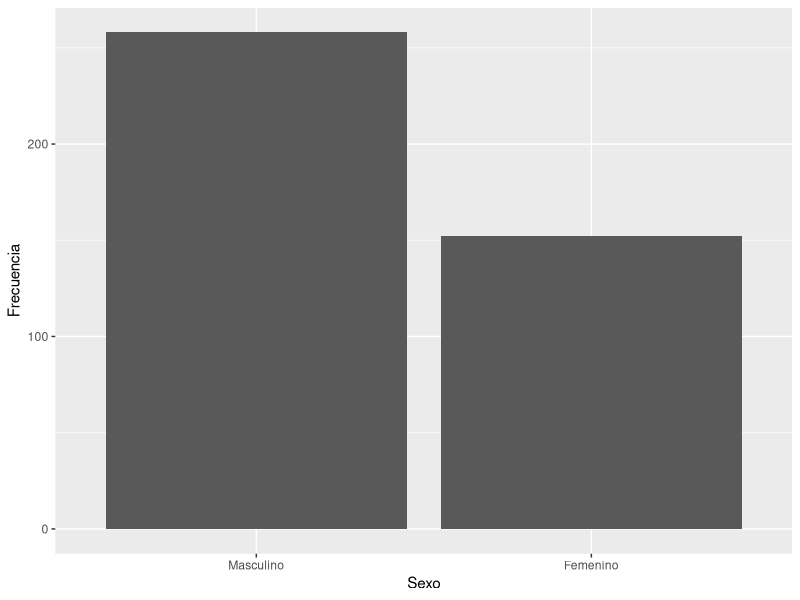
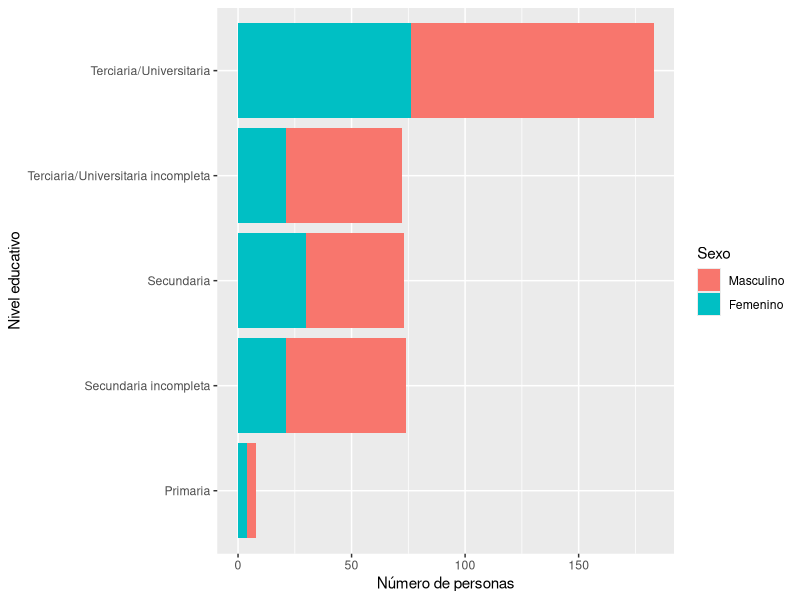

Write R code to recreate these figures, in order. (Note: this script raises an error after producing the figures.)
## ---- chunk 1
knitr::opts_chunk$set(echo = FALSE, fig.pos = 'hbpt')
## ---- chunk 2
### PREPARACIÓN DE LOS DATOS ###

library(tidyverse)
library(haven)
library(xtable)
library(lubridate)

datos <- read_dta("Datos/2011_2013panel.dta")

#Datos sobre: info general, cantidad de ocupados segun categorias   

gen_ocup <- datos %>% select(form, año, cp, ct, a22cargo, a4, a11a1, a11a2, a11a3,b1, starts_with("b2a", ignore.case = FALSE), starts_with("b2b", ignore.case = FALSE), starts_with("b3soc"))

#Datos sobre: supervisión y conflicto: gestion, ausentismo

sup_conf <- datos %>%
  select(form, año, f21, f22, f23, f3, f3b1, f3b2, f3b3, f4bactitud, f4ccalidad)

  
#Datos sobre: tecnologia e innovación

tecno <- datos %>%
  select(form, año, g11:g31, g31:g31resul, g4proc:g422emp, g41a, g41b, g43a:g44b)
  
#Opiniones del entrevistado

opinion <- datos %>%
  select(form, año, h1posturaa, h5pacienci, h84educaci, h89sexo)

##Remuneraciones

#Salarios nominales promedio por categoria
Salarios <- datos %>% 
  select(form, año, c31asal:c36rs) 

##Inversion y financiamiento

EdiCons <- datos %>%
  select(Capital=d11capcap, Gastos= d11invgasg, Ingresos=d11invingi, Inversiones=d11invinv, Activo=d11actact)

TotAct <- datos %>%
  select(d16captot:d16acttot)

TotPas <- datos %>%
  select(d2tot)


#Trabajadores que ingresaron y dejaron la cooperativa por edad.
TraIng <- datos %>%
  select(b18a35soc:b18atot)

TraDej <- datos %>%
  select(b14a35soc:b14atot)

## ---- chunk 3
opinion %>%
  filter(is.na(h89sexo) == FALSE) %>%  #En el primer anio no se pregunto
  ggplot() +
  geom_bar(aes(as.factor(h89sexo))) +
  labs(x = "Sexo", y = "Frecuencia") +
  scale_x_discrete(labels = c("Masculino", "Femenino") )
## ---- chunk 4
opinion %>%
  mutate(h89sexo = recode(h89sexo, `1` = "Masculino", `2` = "Femenino")) %>%
  filter(is.na(h89sexo) == FALSE) %>%
  group_by(h89sexo) %>%
  summarise(Cantidad = n()) %>%
  mutate(Proporción = prop.table(Cantidad)) %>%
  rename(Sexo = h89sexo) %>%
  xtable() %>%
  print(comment = FALSE)

#/Sexpr{"objeto"}
## ---- chunk 5
#Apilar?

opinion %>%
  filter(is.na(h89sexo) == FALSE) %>%  #En el primer anio no se pregunto
  ggplot() +
  geom_bar(aes(as.factor(h84educaci), fill = as.factor(h89sexo))) +
  scale_fill_discrete(labels = c("Masculino", "Femenino")) +
  scale_x_discrete(labels = c("Primaria", "Secundaria incompleta", "Secundaria", "Terciaria/Universitaria incompleta", "Terciaria/Universitaria")) +
  coord_flip() +
  labs(x = "Nivel educativo", y = "Número de personas", fill = "Sexo") 
## ---- chunk 6
#Cuanta gente dejó e ingresó a la cooperativa por tramos de edad?

TraDej %>% 
  filter(año == 2) %>%
  gather("Tramos", "Cantidad", -año) %>%
  mutate(Tramos = recode(Tramos, b14a35tot = "Menores de 35 años", b14a36a50t = "Entre 36-50 años", b14a51tot = "Mayores de 51 años", b14atotsoc = "Total de socios", b14atotasa = "Total de asalariados", b14atot = "Total de trabajadores"))

    
## ---- chunk 7
inno_arr <- datos %>%
  select(form, año, cp, a4, g4prod, g4proc, g4org, g4com) %>%
  mutate(a4 = as.Date(a4, format = "%d/%m/%Y")) %>%
  filter(a4 > "1800-01-01" & a4 < "2013-01-01", is.na(g4prod) == FALSE, is.na(g4proc) == FALSE, is.na(g4org) == FALSE, is.na(g4com) == FALSE, cp == 1)

inno_arr %>%
  mutate(a4 = year(a4)) %>%
  group_by(a4) %>%
  summarise(n = n()) %>%
  ggplot() +
  geom_line(aes(x = a4, y = n), color = "green") +
  labs(x = "Año", y = "Cooperativas fundadas")
## ---- chunk 8
inno_arr %>%
  gather("tipo", "hubo", g4prod, g4proc, g4org, g4com) %>%
  mutate(a4 = year(a4), hubo = recode(hubo, `1` = "Sí", `2` = "No")) %>%
  filter(hubo != "No") %>%
  group_by(a4, tipo) %>%
  summarise(n = n()) %>%
  mutate(prop = n/sum(n)) %>%
  ggplot() +
  geom_tile(aes(x = a4, y = tipo, fill = n))
  

## ---- chunk 9
# Los siguientes chunks pueden ser aplicables a shiny
#añadir serie de tiempo de fundacion y comentar esto segun eso
#ver si hay que separar por rama
#heatmap por rama de innovacion


ggplot(inno_arr) +
  geom_bar(aes(year(a4), fill = as.factor(g4prod)), position = "fill") +
  scale_fill_discrete(labels = c("Si", "No" )) +
  labs(x = "Año de inicio de actividades", y = "Proporción", fill = "¿Hubo innovación en producto?")

# La cantidad de observaciones puede estar afectando
## ---- chunk 10

ggplot(inno_arr) +
  geom_bar(aes(year(a4), fill = as.factor(g4proc)), position = "fill") +
  scale_fill_discrete(labels = c("Si", "No" )) +
  labs(x = "Año de inicio de actividades", y = "Proporción", fill = "¿Hubo innovación en proceso?")

## ---- chunk 11

ggplot(inno_arr) +
  geom_bar(aes(year(a4), fill = as.factor(g4org)), position = "fill") +
  scale_fill_discrete(labels = c("Si", "No" )) +
  labs(x = "Año de inicio de actividades", y = "Proporción", fill = "¿Hubo innovación en organización?")

## ---- chunk 12

ggplot(inno_arr) +
  geom_bar(aes(year(a4), fill = as.factor(g4com)), position = "fill") +
  scale_fill_discrete(labels = c("Si", "No" )) +
  labs(x = "Año de inicio de actividades", y = "Proporción", fill = "¿Hubo innovación en comercialización?")

## ---- chunk 13

#Se podria hacer reactivo en shiny
#ver outliers

gen_ocup %>%
  mutate(tipo_coop = case_when(cp == 1 & is.na(ct) ~ "CP", ct == 1  ~ "CT")) %>%
  filter(a11a1 < 500) %>% #Hay un outlier que afecta la grafica
  ggplot() + 
  geom_bar(aes(x = a11a1)) +
  facet_wrap(vars(tipo_coop)) +
  labs(x = "Número de cooperativas proveedoras", y = "Frecuencia entre las cooperativas encuestadas")
## ---- chunk 14

#Se podria hacer reactivo en shiny
#Conviene hacerlo en proporciones, sacar el 0 o algo para presentarlo mejor? 
#Capaz se puede sacar el 0 y ponerlo en un comentario del grafico


gen_ocup %>%
  mutate(tipo_coop = case_when(cp == 1 & is.na(ct) ~ "CP", ct == 1  ~ "CT")) %>%
  filter(a11a2 < 500) %>% #Hay un outlier que afecta la grafica
  ggplot() + 
  geom_bar(aes(x = a11a2)) +
  facet_wrap(vars(tipo_coop)) +
  labs(x = "Número de cooperativas socias", y = "Frecuencia entre las cooperativas encuestadas")

## ---- chunk 15

#Se podria hacer reactivo en shiny

gen_ocup %>%
  mutate(tipo_coop = case_when(cp == 1 & is.na(ct) ~ "CP", ct == 1  ~ "CT")) %>%
  filter(a11a3 < 500) %>% #Hay un outlier que afecta la grafica
  ggplot() + 
  geom_bar(aes(x = a11a3)) +
  facet_wrap(vars(tipo_coop)) +
  labs(x = "Número de cooperativas clientes", y = "Frecuencia entre las cooperativas encuestadas")
## ---- chunk 16
datos %>%
  select(form, año, g31:g31resul) %>%
  rename("invierte"= g31, "monto"= g31inv, "resultado"= g31resul) %>%
  mutate(resultado= recode(resultado, `1` = "Muy malo", `2` = "Malo", `3` = "Nulo", `4` = "Bueno", `5` = "Muy bueno")) %>%
  ggplot() +
  geom_boxplot(aes(x= resultado, y= monto))



## ---- chunk 17
